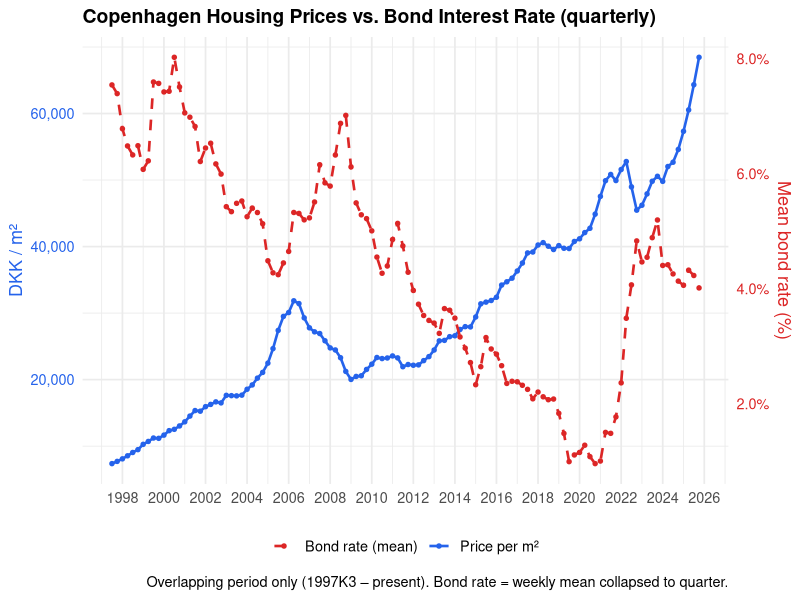

Generate this figure with R:
# Install required packages (uncomment if you haven't installed them yet)
# install.packages("dplyr")
# install.packages("readr")
# install.packages("lubridate")
# install.packages("ggplot2")
# install.packages("scales")

library(dplyr)
library(readr)
library(lubridate)
library(ggplot2)
library(scales)

# ── Load data ─────────────────────────────────────────────────────────────────

# Quarterly housing prices (DKK / m²)
df_price <- read_csv('kbh_quarter_sqm_price.csv', show_col_types = FALSE) |>
  mutate(date = yq(gsub('K', 'Q', Quarter))) |>
  filter(!is.na(date)) |>
  arrange(date)

# Quarterly mean bond interest rate (%)
df_bond <- read_csv('bondInt_quarterly.csv', show_col_types = FALSE) |>
  mutate(date = yq(gsub('K', 'Q', Quarter))) |>
  filter(!is.na(date)) |>
  arrange(date)

# Inner join → keeps only quarters present in both datasets (drops pre-1997K3)
df <- inner_join(df_price, df_bond, by = c("Quarter", "date"))

# ── Dual-axis scaling ─────────────────────────────────────────────────────────
# Linearly map the bond rate onto the price axis range so both series fit the
# same panel. The secondary axis inverts the transform to show true rate values.

price_min <- min(df$Price)
price_max <- max(df$Price)
rate_min  <- min(df$mean_rate)
rate_max  <- max(df$mean_rate)

scale_rate   <- function(x) (x - rate_min) / (rate_max - rate_min) * (price_max - price_min) + price_min
unscale_rate <- function(x) (x - price_min) / (price_max - price_min) * (rate_max - rate_min) + rate_min

# ── Plot ──────────────────────────────────────────────────────────────────────

ggplot(df, aes(x = date)) +
  # Housing price (left axis)
  geom_line(aes(y = Price, color = "Price per m\u00b2"),
            linewidth = 0.9) +
  geom_point(aes(y = Price, color = "Price per m\u00b2"),
             size = 1.2) +
  # Bond interest rate scaled to price axis (right axis)
  geom_line(aes(y = scale_rate(mean_rate), color = "Bond rate (mean)"),
            linewidth = 0.9, linetype = "dashed") +
  geom_point(aes(y = scale_rate(mean_rate), color = "Bond rate (mean)"),
             size = 1.2) +
  scale_y_continuous(
    name   = "DKK / m\u00b2",
    labels = comma,
    sec.axis = sec_axis(
      transform = unscale_rate,
      name      = "Mean bond rate (%)",
      labels    = function(x) sprintf("%.1f%%", x)
    )
  ) +
  scale_color_manual(
    values = c("Price per m\u00b2" = "#2563EB", "Bond rate (mean)" = "#DC2626")
  ) +
  scale_x_date(date_breaks = "2 years", date_labels = "%Y") +
  labs(
    title   = "Copenhagen Housing Prices vs. Bond Interest Rate (quarterly)",
    caption = "Overlapping period only (1997K3 \u2013 present). Bond rate = weekly mean collapsed to quarter.",
    x       = NULL,
    color   = NULL
  ) +
  theme_minimal(base_size = 13) +
  theme(
    plot.title         = element_text(face = "bold", size = 14),
    legend.position    = "bottom",
    panel.grid.minor   = element_line(color = "gray92"),
    axis.title.y.right = element_text(color = "#DC2626"),
    axis.text.y.right  = element_text(color = "#DC2626"),
    axis.title.y.left  = element_text(color = "#2563EB"),
    axis.text.y.left   = element_text(color = "#2563EB")
  )

# ── Summary ───────────────────────────────────────────────────────────────────
cat(sprintf("Overlapping quarters: %d  (%s to %s)\n",
            nrow(df), min(df$Quarter), max(df$Quarter)))
summary(df[, c("Price", "mean_rate")])
